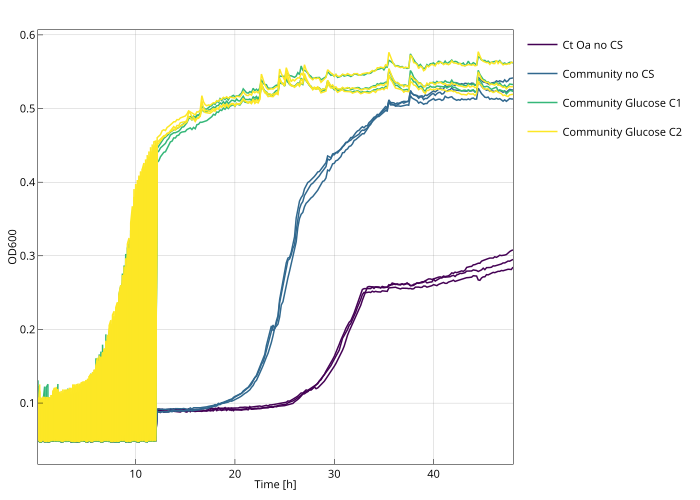

The Python source for this figure:
import pandas as pd
import json
import plotly.graph_objects as go
import numpy as np
import plotly.express as px
from style import *

colorscale = px.colors.sequential.Viridis  #
n = 4
sampled_colors = [
    colorscale[int(i * (len(colorscale) - 1) / (n - 1))] for i in range(n)
]

f = "master_data.json"
with open(f, "r") as file:
    data = json.load(file)

df = pd.DataFrame(data["P1"])
ct_oa = ["B2", "B3", "B4"]
com_no_cs = ["C2", "C3", "C4"]
com_gluc_c1 = ["D2", "D3", "D4"]
com_gluc_c2 = ["E2", "E3", "E4"]
names = [
    "Ct Oa no CS",
    "Community no CS",
    "Community Glucose C1",
    "Community Glucose C2",
]

fig = go.Figure()
for i, (name, wells) in enumerate(
    zip(names, [ct_oa, com_no_cs, com_gluc_c1, com_gluc_c2])
):
    for well in wells:
        x = np.array(df.at["timepoint", well]) * 10 / 60
        y = np.array(df.at["values", well])
        fig.add_trace(
            go.Scatter(
                x=x,
                y=y,
                name=name,
                legendgroup=name,
                showlegend=False if well != wells[0] else True,
                marker=dict(color=sampled_colors[i]),
            )
        )
fig.update_layout(
    xaxis=dict(title="Time [h]", ticks="inside"),
    yaxis=dict(title="OD600", ticks="inside"),
)
fig = style_plot(fig, line_thickness=1.5)
fig.write_image("plot.svg")
fig.show()
